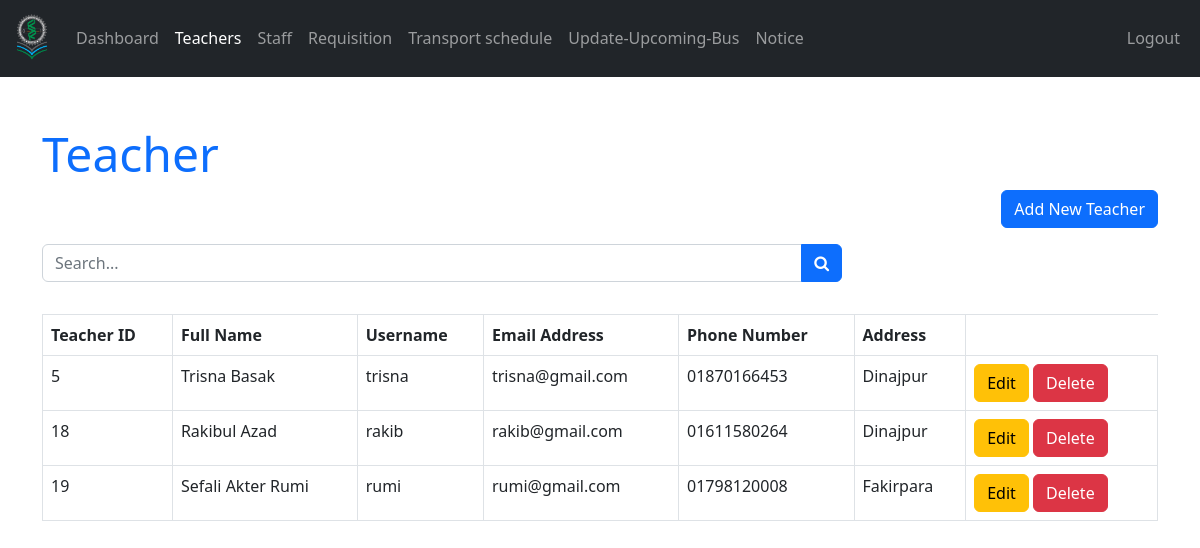
Page /admin/teacher.php (signed in) on the committed database.
### tables this page shows
CREATE TABLE `teachers` (
  `teacher_id` int(11) NOT NULL,
  `username` varchar(127) NOT NULL,
  `password` varchar(255) NOT NULL,
  `fname` varchar(127) NOT NULL,
  `title_name` varchar(200) NOT NULL,
  `d_name` varchar(200) NOT NULL,
  `f_name` varchar(200) NOT NULL,
  `address` varchar(31) NOT NULL,
  `phone_number` varchar(31) NOT NULL,
  `email_address` varchar(255) NOT NULL
);

### admin/data/teacher.php (called while the page is built, shortened)
<?php
function getAllTeachers($conn){
   $sql = "SELECT * FROM teachers";
   $stmt = $conn->prepare($sql);
   $stmt->execute();
   if ($stmt->rowCount() >= 1) {
     $teachers = $stmt->fetchAll();
     return $teachers;
   }else {
   	return 0;
   }
}

### admin/teacher.php (the view, shortened to what this page needs)
<?php
if (isset($_SESSION['admin_id']) &&
    isset($_SESSION['role'])) {
    if ($_SESSION['role'] == 'Admin') {
       include "../DB_connection.php";
       include "data/teacher.php";
       $teachers = getAllTeachers($conn);
 ?>
<!DOCTYPE html>
<html lang="en">
<head>
	<link rel="stylesheet" href="https://cdn.jsdelivr.net/npm/bootstrap@5.2.0/dist/css/bootstrap.min.css">
	<link rel="stylesheet" href="../css/style.css">
  <link rel="stylesheet" href="https://cdnjs.cloudflare.com/ajax/libs/font-awesome/4.7.0/css/font-awesome.min.css">
</head>
<body>
    <?php
        include "inc/navbar.php";
        if ($teachers != 0) {
     ?>
     <div class="container mt-5">
     <h2 class="display-5 text-primary"><b>Teacher</b> </h2>
     <div class=" text-end"><a href="./teacher-add.php" class="btn btn-primary">Add New Teacher</a></div>
           <form action="teacher-search.php"
                 class="mt-3 n-table"
                 method="get">
             <div class="input-group mb-3">
                <input type="text"
                       class="form-control"
                       name="searchKey"
                       placeholder="Search...">
                <button class="btn btn-primary">
                        <i class="fa fa-search"
                           aria-hidden="true"></i>
                      </button>
             </div>
           </form>
           <div class="table-responsive">
              <table class="table table-bordered mt-3 ">
                <thead>
                  <tr>
                    <th scope="col">Teacher ID</th>
                    <th scope="col">Full Name</th>
                    <th scope="col">Username</th>
                    <th scope="col">Email Address</th>
                    <th scope="col">Phone Number</th>
                    <th scope="col">Address</th>
                  </tr>
                </thead>
                <tbody>
                  <?php $i = 0; foreach ($teachers as $teacher ) {
                    $i++;  ?>
                  <tr>
                    <td><?=$teacher['teacher_id']?></td>
                    <td><?=$teacher['fname']?></a></td>
                    <td><?=$teacher['username']?></td>
                    <td><?=$teacher['email_address']?></td>
                    <td><?=$teacher['phone_number']?></td>
                    <td><?=$teacher['address']?></td>
                    <td>
                        <a href="teacher-edit.php?teacher_id=<?=$teacher['teacher_id']?>"
                           class="btn btn-warning">Edit</a>
                        <a href="teacher-delete.php?teacher_id=<?=$teacher['teacher_id']?>"
                           class="btn btn-danger">Delete</a>
                    </td>
                  </tr>
                <?php } ?>
                </tbody>
              </table>
           </div>
         <?php } ?>
     </div>
</body>
</html>
<?php
  }else {
    header("Location: ../login.php");
    exit;
  }
}else {
	header("Location: ../login.php");
	exit;
}
?>

### css/style.css (style rules this page uses)
.n-table { max-width: 800px; }

### rows in the picture
teachers: teacher_id "5", fname "Trisna Basak", username "trisna", email_address "trisna@gmail.com", phone_number "01870166453", address "Dinajpur"
teachers: teacher_id "18", fname "Rakibul Azad", username "rakib", email_address "rakib@gmail.com", phone_number "01611580264", address "Dinajpur"
teachers: teacher_id "19", fname "Sefali Akter Rumi", username "rumi", email_address "rumi@gmail.com", phone_number "01798120008", address "Fakirpara"
